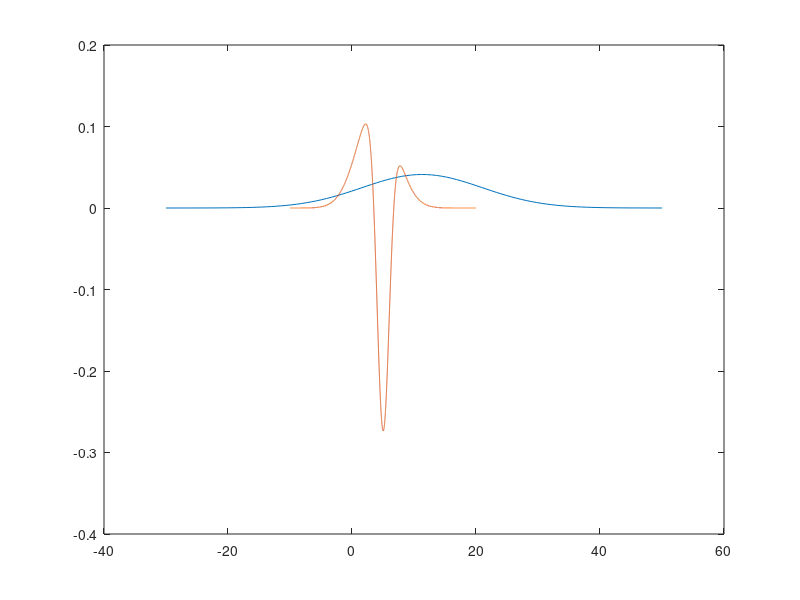

Recreate this plot in MATLAB.
Ex1 = 1/3
Ex2 = (4^2 + 2^2 + 3^2)/3
V = Ex2-Ex1^2

%%
E = @(x, p) (3*x + 2)*p
E(0, 4/100) + E(1, 30/100) + E(2, 42/100) + E(3, 24/100)

%%
sqrt((0.3)^2*7)

%%
sigm = 0.05;
mu = 0.68;
f = @(x) 1/(sigm*sqrt(2*pi))*exp(-(x-mu).^2/(2*sigm^2));
x = linspace(0, 1.3);
plot(x, f(x))

p = 1 - integral(f, 0.58, 0.78)

%%
sigm = 9.7;
mu = 11.31;
f = @(x) 1/(sigm*sqrt(2*pi))*exp(-(x-mu).^2/(2*sigm^2));
x = linspace(-30, 50);
plot(x, f(x))

kg_bil = 1200/101

p = integral(f, kg_bil, 100)

%%
x = linspace(-10, 20, 10000);
X = normpdf(x, 4, 3);
Y = normpdf(x, 5, 1);
f = @(x) normpdf(x, 4, 3) - normpdf(x, 5, 1);
hold on;
plot(x, f(x));
p = integral(f, -50, 0)